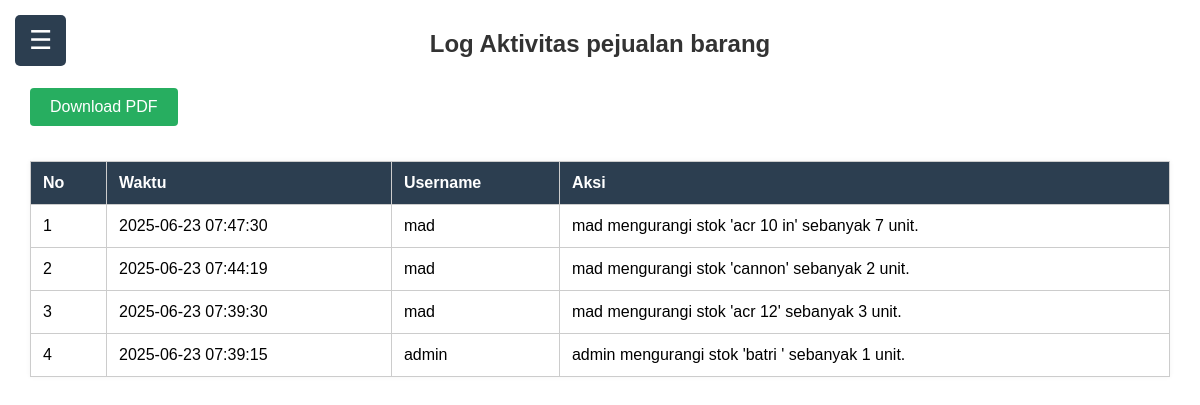
The app's page /log.php (signed in) with its own data.
### tables this page shows
CREATE TABLE `log` (
  `id` int(11) NOT NULL AUTO_INCREMENT,
  `waktu` datetime DEFAULT current_timestamp(),
  `username` varchar(50) DEFAULT NULL,
  `aksi` text DEFAULT NULL,
  PRIMARY KEY (`id`)
);

### log.php (the view, shortened to what this page needs)
<?php
include 'koneksi.php';
?>
<!DOCTYPE html>
<html>
<head>
    <link rel="stylesheet" href="style.css?v=<?= time(); ?>">
</head>
<body>
<div class="menu-toggle" onclick="toggleSidebar()">&#9776;</div>
<div class="main-content">
    <h1>Log Aktivitas pejualan barang</h1>
    <button onclick="downloadPDF()" class="btn">Download PDF</button>
    <div id="area-pdf">
        <table>
            <tr>
                <th>No</th>
                <th>Waktu</th>
                <th>Username</th>
                <th>Aksi</th>
            </tr>
            <?php
            $no = 1;
            $log = mysqli_query($koneksi, "SELECT * FROM log ORDER BY waktu DESC");
            while ($l = mysqli_fetch_array($log)) {
            ?>
            <tr>
                <td><?= $no++ ?></td>
                <td><?= $l['waktu'] ?></td>
                <td><?= $l['username'] ?></td>
                <td><?= $l['aksi'] ?></td>
            </tr>
            <?php } ?>
        </table>
    </div>
</div>
</body>
</html>

### style.css (style rules this page uses)
body { font-family: 'Segoe UI', sans-serif; display: flex; min-height: 100vh; background-color: #f4f6f8; margin: 0; padding: 0; }
button, .btn { background-color: #4CAF50; color: white; padding: 10px 20px; border: none; border-radius: 4px; cursor: pointer; display: inline-block; margin: 10px auto; font-size: 16px; }
table { width: 100%; border-collapse: collapse; margin-top: 20px; background: white; box-shadow: 0 0 5px rgba(0,0,0,0.05); }
th, td { border: 1px solid #ddd; padding: 12px; text-align: center; }
th { background-color: #4CAF50; color: white; }
* { margin: 0; padding: 0; box-sizing: border-box; }
body { font-family: 'Segoe UI', sans-serif; display: flex; min-height: 100vh; background-color: #f4f6f8; }
.main-content { flex: 1; padding: 30px; background: #fff; }
h1 { font-size: 24px; margin-bottom: 20px; }
table { width: 100%; border-collapse: collapse; background: #fff; box-shadow: 0 0 5px rgba(0,0,0,0.05); }
th, td { border: 1px solid #ccc; padding: 12px; text-align: left; }
th { background-color: #2c3e50; color: white; }
button, .btn { padding: 8px 14px; background-color: #27ae60; color: white; border: none; border-radius: 4px; cursor: pointer; margin-bottom: 15px; display: inline-block; }
body { font-family: Arial, sans-serif; background: #f4f4f4; overflow-x: auto; }
.main-content { margin-left: 0; transition: margin-left 0.3s; }
h1 { margin-bottom: 20px; color: #333; text-align: center; }
table { width: 100%; border-collapse: collapse; margin-top: 20px; background: white; }
th, td { padding: 12px; border: 1px solid #ccc; text-align: left; }
.btn { padding: 10px 20px; background-color: #27ae60; color: white; border: none; cursor: pointer; text-decoration: none; display: inline-block; margin-top: 10px; }
.menu-toggle { position: fixed; top: 15px; left: 15px; font-size: 26px; background-color: #2c3e50; color: white; border: none; padding: 10px 14px; border-radius: 5px; z-index: 1001; }

### records on screen
log: waktu "2025-06-23 07:47:30", username "mad", aksi "mad mengurangi stok 'acr 10 in' sebanyak 7 unit."
log: waktu "2025-06-23 07:44:19", username "mad", aksi "mad mengurangi stok 'cannon' sebanyak 2 unit."
log: waktu "2025-06-23 07:39:30", username "mad", aksi "mad mengurangi stok 'acr 12' sebanyak 3 unit."
log: waktu "2025-06-23 07:39:15", username "admin", aksi "admin mengurangi stok 'batri ' sebanyak 1 unit."
